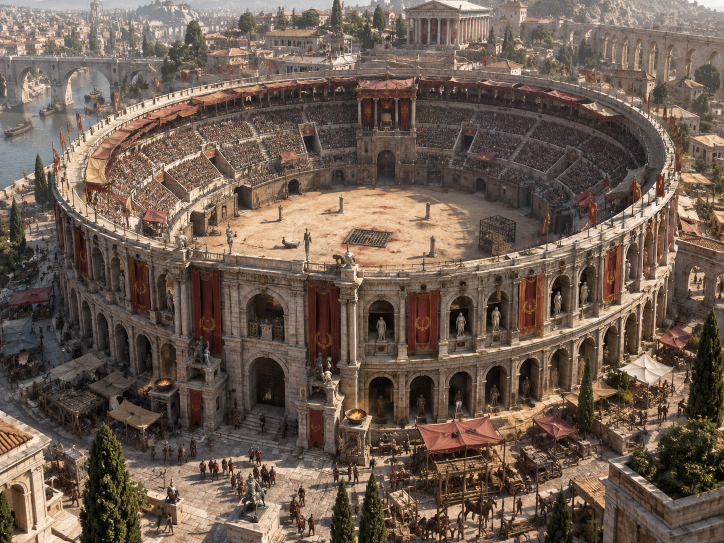
#> input picture references/primary_reference.png, 1448 x 1086 px (shown at 1/2 size)
$ python contact_sheets.py
#> lines starting #> are read from the running program, lines starting #| are printed output that depends on the picture
from PIL import Image,ImageDraw,ImageFont
from pathlib import Path
import sys
R=Path(__file__).resolve().parents[1];p=sys.argv[1] if len(sys.argv)>1 else '1'
names=['reference','top','approach','facade','seating','floor','vip','hypogeum','market']
try:f=ImageFont.truetype('C:/Windows/Fonts/segoeui.ttf',20)
except:f=ImageFont.load_default()
sheet=Image.new('RGB',(1536,1236),'#191714');d=ImageDraw.Draw(sheet)
#> after `sheet = Image.new('RGB', (1536, 1236), '#191714')`:
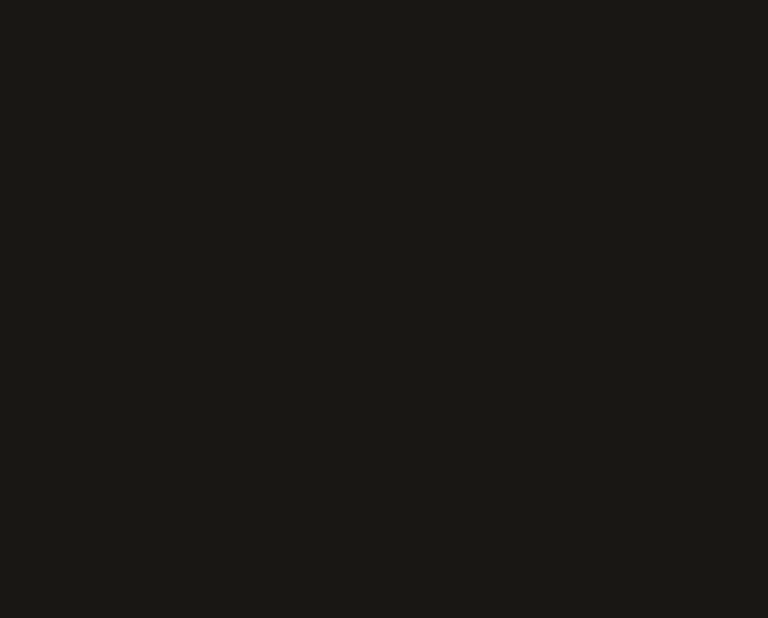
#> sheet: PIL image 1536x1236 RGB (shown at 1/2 size); mean R, G, B 25, 23, 20
for i,n in enumerate(names):
    path=R/'renders'/f'pass{p}_{n}.png'
    if not path.exists():continue
    im=Image.open(path).convert('RGB');im.thumbnail((512,380));x=(i%3)*512;y=(i//3)*412;sheet.paste(im,(x+(512-im.width)//2,y+32));d.text((x+12,y+7),n.replace('_',' ').title(),font=f,fill='#e6d4b1')
sheet.save(R/'comparisons'/f'pass{p}_nine_views.jpg',quality=95)
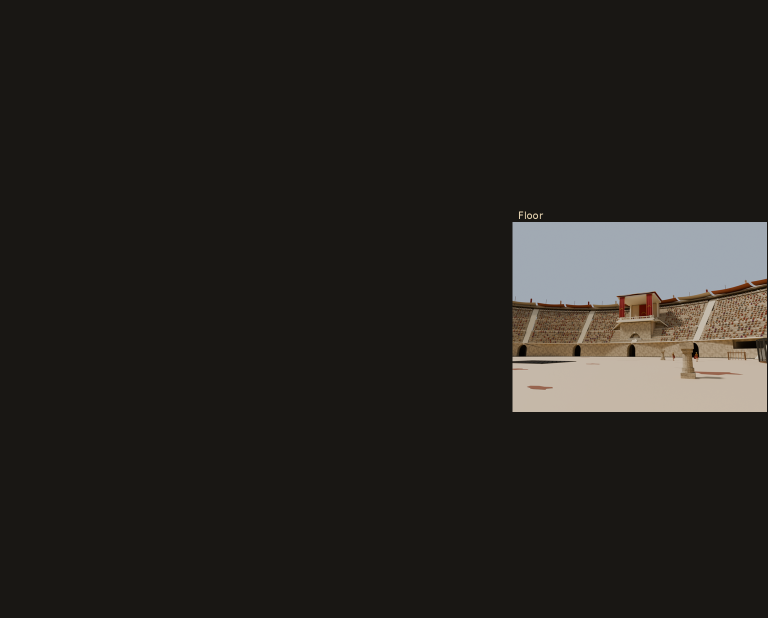
#> saved as pass1_nine_views.jpg: PIL image 1536x1236 RGB (shown at 1/2 size); mean R, G, B 38.5, 35.9, 32.3
ref=Image.open(R/'references/primary_reference.png').convert('RGB').resize((728,544))
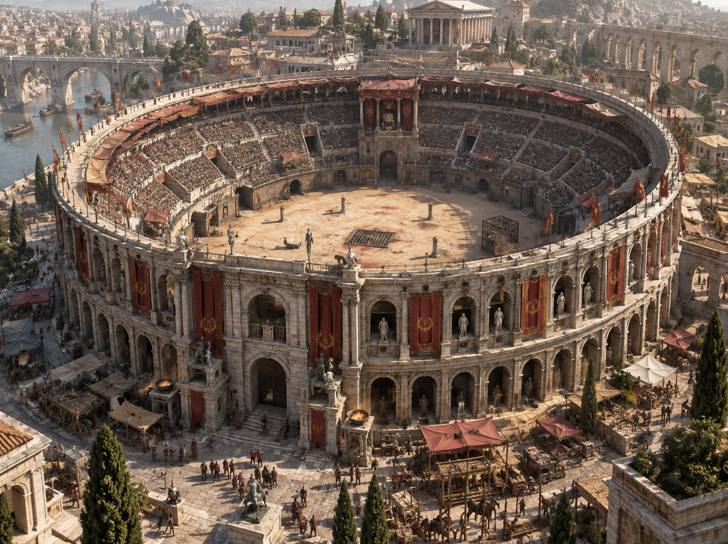
#> ref: PIL image 728x544 RGB; mean R, G, B 110.3, 93.7, 80.9
#> (the run stopped early here; a loop or call above may not have finished)
